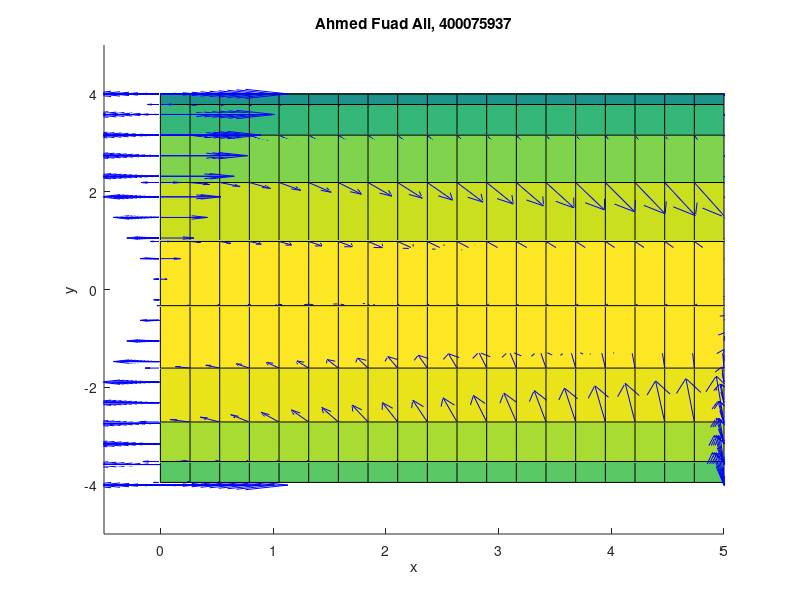

This figure's MATLAB source:
%% Question 4: divergence theorem getting a graph first 
fx = @(x,y,z) x + y.^1.*z.^1; 
fy = @(x,y,z) -3*x.*y.^1; 
fz = @(x,y,z) x.*z.^2; 

yrange = linspace(-4, 4, 20); 
zrange = linspace(-4, 4, 20); 
[yz, zy] = meshgrid(yrange, zrange); 
plane0 = @(y,z) zeros(size(y)); 
plane2 = @(y,z) 5*ones(size(y)); 

urange = linspace(0, 2*pi, 20); 
vrange = linspace(0, 5, 20); 
[uv, vu] = meshgrid(urange, vrange); 
cx = @(u,v) v; 
cy = @(u,v) 4.*cos(u); 
cz = @(u,v) 4.*sin(u); 


hold on; 
surf(cx(uv,vu), cy(uv,vu), cz(uv,vu)); 

x = cx(uv,vu); y = cy(uv,vu); z = cz(uv,vu); 

quiver3(x, y, z, fx(x,y,z), fy(x,y,z), fz(x,y,z), 3, 'b'); 
quiver3(plane0(yz,zy), yz, zy, fx(plane0(yz,zy),yz,zy), fy(plane0(yz,zy),yz,zy), fz(plane0(yz,zy),yz,zy), 2, 'b'); 
quiver3(plane2(yz,zy), yz, zy, fx(plane2(yz,zy),yz,zy), fy(plane2(yz,zy),yz,zy), fz(plane2(yz,zy),yz,zy), 2, 'b');  

hold off; 
xlabel('x'); 
ylabel('y'); 
zlabel('z'); 
axis([-0.5 5, -5 5, -4 4.5]); 
title('Ahmed Fuad Ali, 400075937');  

%% Question 5: Divergence theorem right side integral 
divF = @(x,y,z) 1 - (3.*x) + (2.*z.*x);
u = @(x,y) -sqrt(9-y.^2);
v = @(x,y) sqrt(9-y.^2); 
A = integral3(divF,0,5,-3,3,u,v)

%% Question 6: left hand side of the divergence theorem 
u2 = @(x,y,z) -sqrt(9-x.^2);
v2 = @(x,y,z) sqrt(9-x.^2);

divF1 = @(y,z) 5 + (y.^1).*(z.^2);
divF2 = @(y,z) 1*(y.^1).*(z.^2);

answer_1 = integral2(divF1,-4,4,u2,v2);
answer_2 = integral2(divF2,-4,4,u2,v2);
answer_3 = A - answer_1 - answer_2;

A2 = [answer_1, answer_2, answer_3]
